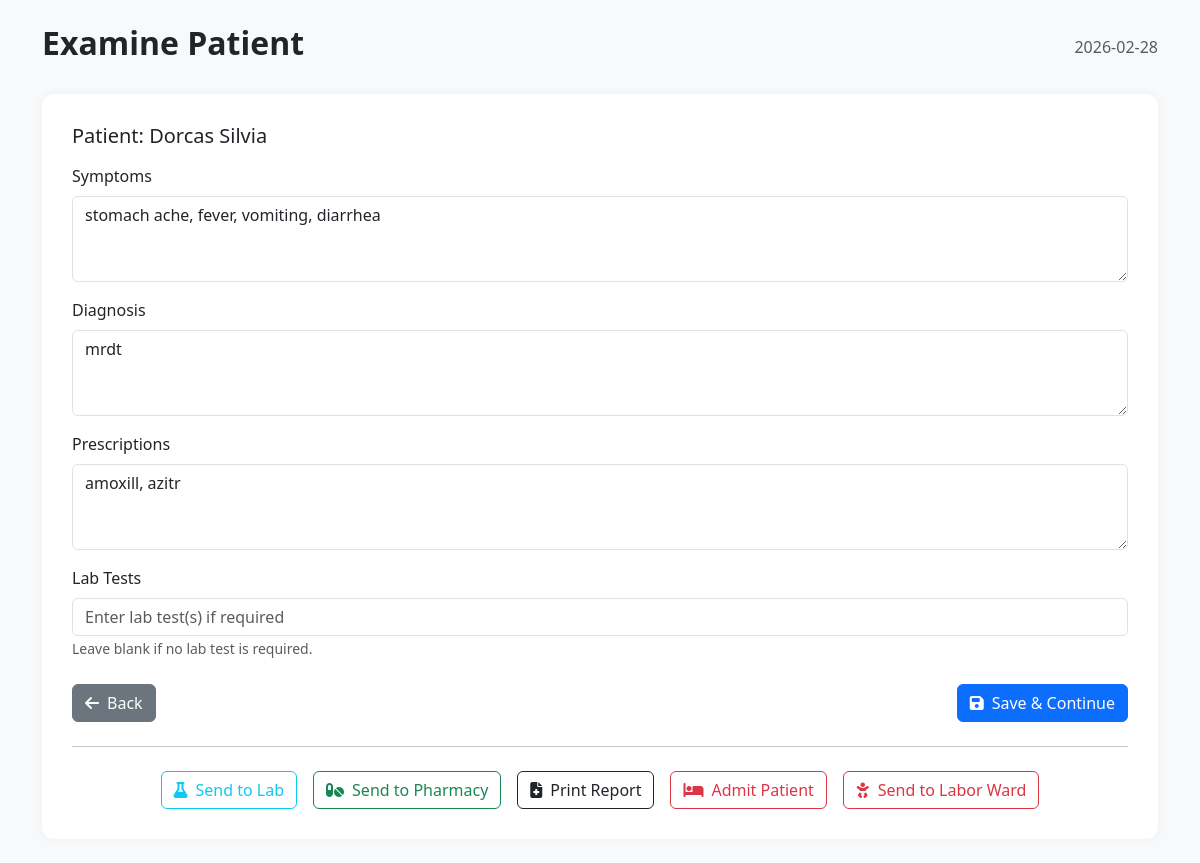
The app's page /examine/24 with its own data.
### tables this page shows
CREATE TABLE patients (
    id INTEGER PRIMARY KEY AUTOINCREMENT,
    name TEXT NOT NULL,
    age INTEGER NOT NULL,
    gender TEXT NOT NULL,
    contact TEXT NOT NULL,
    address TEXT NOT NULL,
    symptoms TEXT,
    diagnosis TEXT,
    lab_results TEXT,
    prescribed_medicine TEXT,
    bill_amount REAL
, is_active INTEGER DEFAULT 1, admission_status TEXT DEFAULT 'outpatient', labor_status TEXT DEFAULT 'none', first_name TEXT, last_name TEXT, created_at TEXT, status TEXT DEFAULT 'draft', updated_at TEXT, card_number TEXT, medical_record_number TEXT, prescriptions TEXT, tests_ordered TEXT, billing_amount REAL);

### app.py (the view, shortened to what this page needs)
@app.route("/examine/<int:patient_id>", methods=["GET", "POST"])
def examine(patient_id):
    db = get_db()
    patient = db.execute("SELECT * FROM patients WHERE id=?", (patient_id,)).fetchone()
    if not patient:
        flash("Patient not found.", "danger")
        return redirect(url_for("doctor"))
    available_beds = db.execute("""
        SELECT bed_number, ward
        FROM beds
        WHERE status='available'
        ORDER BY ward, bed_number
    """).fetchall()
    current_date = datetime.now().strftime("%Y-%m-%d")
    return render_template(
        "examine.html",
        patient=patient,
        current_date=current_date,
        available_beds=available_beds   # 👈 Pass into template
    )

### app.py (called while the page is built)
def get_db():
    conn = sqlite3.connect('hospital.db')
    conn.row_factory = sqlite3.Row
    return conn

### templates/examine.html (shortened to what this page needs)
<!DOCTYPE html>
<html lang="en">
<head>
  <link href="https://cdn.jsdelivr.net/npm/bootstrap@5.3.0/dist/css/bootstrap.min.css" rel="stylesheet">
  <link href="https://cdnjs.cloudflare.com/ajax/libs/font-awesome/6.4.0/css/all.min.css" rel="stylesheet">
</head>
<body>
  <div class="container py-4">
    <div class="d-flex justify-content-between align-items-center mb-4">
      <h2 class="fw-bold">Examine Patient</h2>
      <span class="text-muted">{{ current_date }}</span>
    </div>
    <div class="panel">
      <h5 class="mb-3">Patient: {{ patient.first_name }} {{ patient.last_name }}</h5>
      <form method="POST" action="{{ url_for('examine', patient_id=patient.id) }}">
        <div class="mb-3">
          <label for="symptoms" class="form-label">Symptoms</label>
          <textarea class="form-control" id="symptoms" name="symptoms" rows="3"
                    placeholder="Enter patient symptoms">{{ patient.symptoms or '' }}</textarea>
        </div>
        <div class="mb-3">
          <label for="diagnosis" class="form-label">Diagnosis</label>
          <textarea class="form-control" id="diagnosis" name="diagnosis" rows="3"
                    placeholder="Enter diagnosis">{{ patient.diagnosis or '' }}</textarea>
        </div>
        <div class="mb-3">
          <label for="prescriptions" class="form-label">Prescriptions</label>
          <textarea class="form-control" id="prescriptions" name="prescriptions" rows="3"
                    placeholder="Enter prescriptions">{{ patient.prescriptions or '' }}</textarea>
        </div>
        <div class="mb-3">
          <label for="tests" class="form-label">Lab Tests</label>
          <input type="text" class="form-control" id="tests" name="tests"
                 placeholder="Enter lab test(s) if required" value="{{ patient.tests_ordered or '' }}">
          <small class="text-muted">Leave blank if no lab test is required.</small>
        </div>
        <div class="d-flex justify-content-between mt-4">
          <a href="{{ url_for('doctor') }}" class="btn btn-secondary">
            <i class="fas fa-arrow-left me-2"></i>Back
          </a>
          <button type="submit" class="btn btn-primary">
            <i class="fas fa-save me-2"></i>Save & Continue
          </button>
        </div>
      </form>
      <hr class="my-4">
      <div class="d-flex justify-content-center gap-3">
        <a href="{{ url_for('order_lab_test') }}?patient_id={{ patient.id }}"
           class="btn btn-outline-info">
          <i class="fas fa-flask me-2"></i>Send to Lab
        </a>
        <a href="{{ url_for('send_to_pharmacy', patient_id=patient.id) }}"
           class="btn btn-outline-success">
          <i class="fas fa-pills me-2"></i>Send to Pharmacy
        </a>
        <a href="{{ url_for('prescription_pdf', patient_id=patient.id) }}"
           class="btn btn-outline-dark">
          <i class="fas fa-file-medical me-2"></i>Print Report
        </a>
        <button type="button" class="btn btn-outline-danger" data-bs-toggle="modal" data-bs-target="#admitModal">
          <i class="fas fa-bed me-2"></i>Admit Patient
        </button>
        <a href="{{ url_for('admit_to_labor', patient_id=patient.id) }}"
           class="btn btn-outline-danger">
          <i class="fas fa-baby me-2"></i>Send to Labor Ward
        </a>
      </div>
    </div>
  </div>
</body>
</html>

### templates/examine.html (style rules this page uses)
body { background-color: #f8f9fa; }
.panel { background-color: white; border-radius: 12px; padding: 30px; box-shadow: 0 0 10px rgba(0,0,0,0.05); }
.form-label { font-weight: 500; }

### records on screen
patients: first_name "Dorcas", last_name "Silvia", symptoms "stomach ache, fever, vomiting, diarrhea", diagnosis "mrdt", prescriptions "amoxill, azitr"
